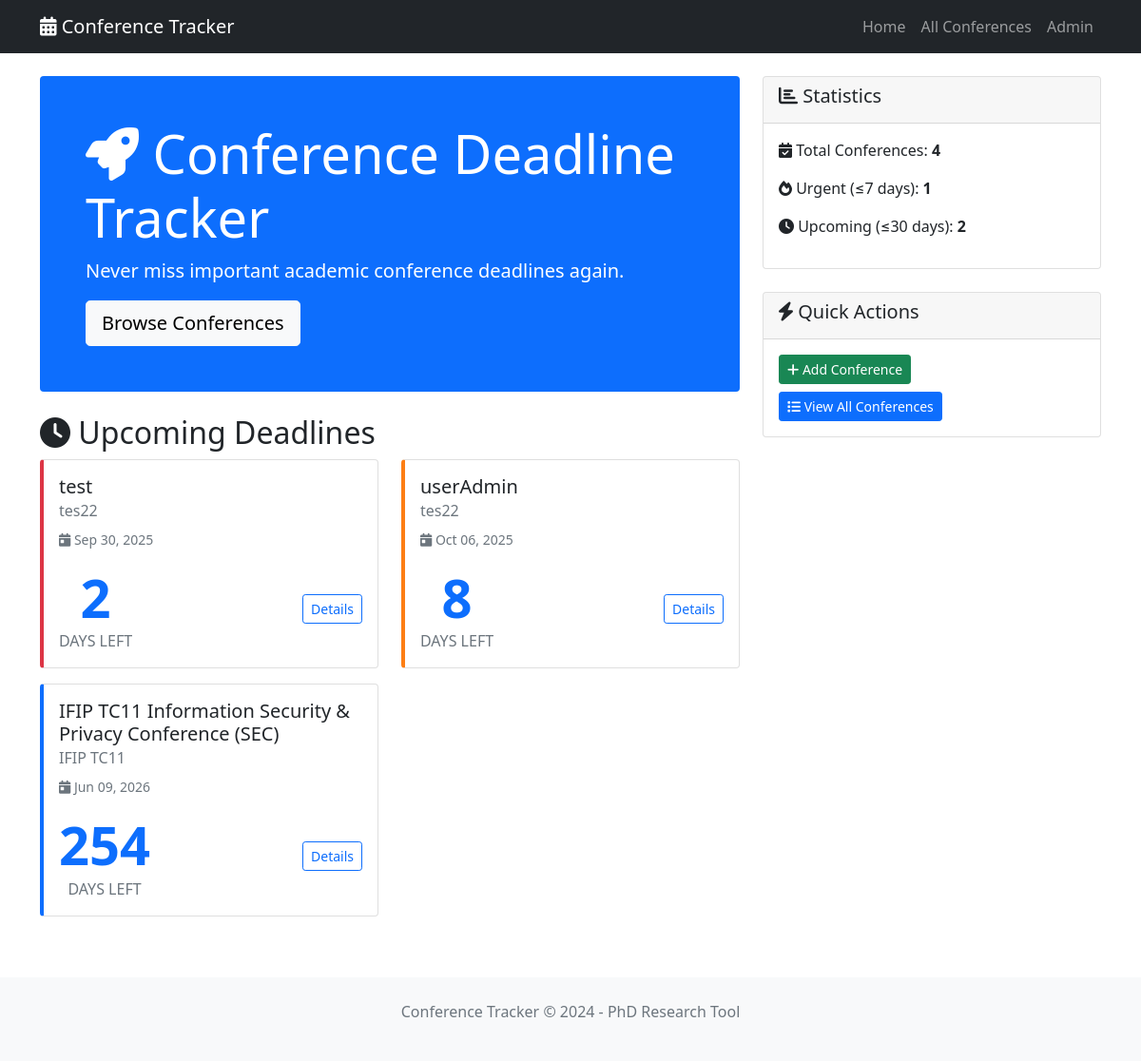
The page / on the database its author committed.
### conferences/models.py (models this page shows, shortened)
class Conference(models.Model):
    name = models.CharField(max_length=200)
    acronym = models.CharField(max_length=50, blank=True)
    website = models.URLField(blank=True)
    submission_deadline = models.DateTimeField()
    call_for_papers = models.FileField(
        upload_to='conference_pdfs/',
        blank=True,
        null=True,
        help_text="Upload PDF call for papers"
    )
    created_at = models.DateTimeField(auto_now_add=True)
    def get_absolute_url(self):
        return reverse('conference_detail', kwargs={'pk': self.pk})
    def days_until_deadline(self):
        delta = self.submission_deadline - timezone.now()
        return delta.days

### conferences/views.py (the view)
# urls.py: path('', views.home, name='home'),
def home(request):
    conferences = Conference.objects.filter(submission_deadline__gte=timezone.now()).order_by('submission_deadline')[:6]
    total = Conference.objects.count()
    urgent = Conference.objects.filter(
        submission_deadline__gte=timezone.now(),
        submission_deadline__lte=timezone.now() + timezone.timedelta(days=7)
    ).count()
    upcoming = Conference.objects.filter(
        submission_deadline__gte=timezone.now(),
        submission_deadline__lte=timezone.now() + timezone.timedelta(days=30)
    ).count()
    context = {
        'conferences': conferences,
        'total_conferences': total,
        'urgent_count': urgent,
        'upcoming_count': upcoming,
    }
    return render(request, 'conferences/home.html', context)

### conferences/templates/conferences/home.html (shortened to what this page needs)
{% extends 'base.html' %}
{% block content %}
<div class="row">
    <div class="col-md-8">
        <div class="jumbotron bg-primary text-white p-5 rounded mb-4">
            <h1 class="display-4"><i class="fas fa-rocket"></i> Conference Deadline Tracker</h1>
            <p class="lead">Never miss important academic conference deadlines again.</p>
            <a href="{% url 'conference_list' %}" class="btn btn-light btn-lg">Browse Conferences</a>
        </div>
        <h2><i class="fas fa-clock"></i> Upcoming Deadlines</h2>
        <div class="row">
            {% for conference in conferences %}
            <div class="col-md-6 mb-3">
                <div class="card conference-card {% if conference.days_until_deadline < 7 %}deadline-urgent{% elif conference.days_until_deadline < 30 %}deadline-soon{% endif %}">
                    <div class="card-body">
                        <h5 class="card-title">{{ conference.name }}</h5>
                        <h6 class="card-subtitle mb-2 text-muted">{{ conference.acronym }}</h6>
                        <p class="card-text">
                            <small class="text-muted">
                                <i class="fas fa-calendar-day"></i>
                                {{ conference.submission_deadline|date:"M d, Y" }}
                            </small>
                        </p>
                        <div class="d-flex justify-content-between align-items-center">
                                <div class="text-center">
                                    <div class="display-4 fw-bold text-primary">
                                        {{ conference.days_until_deadline }}
                                    </div>
                                    <div class="text-muted">DAYS LEFT</div>
                                </div>
                            <a href="{{ conference.get_absolute_url }}" class="btn btn-sm btn-outline-primary">Details</a>
                        </div>
                    </div>
                </div>
            </div>
            {% empty %}
            <div class="col-12">
                <div class="alert alert-info">
                    <i class="fas fa-info-circle"></i> No conferences found. Add some via the admin panel!
                </div>
            </div>
            {% endfor %}
        </div>
    </div>
    <div class="col-md-4">
        <div class="card mb-4">
            <div class="card-header">
                <h5><i class="fas fa-chart-bar"></i> Statistics</h5>
            </div>
            <div class="card-body">
                <p><i class="fas fa-calendar-check"></i> Total Conferences: <strong>{{ total_conferences }}</strong></p>
                <p><i class="fas fa-fire"></i> Urgent (≤7 days): <strong>{{ urgent_count }}</strong></p>
                <p><i class="fas fa-clock"></i> Upcoming (≤30 days): <strong>{{ upcoming_count }}</strong></p>
            </div>
        </div>
        <div class="card">
            <div class="card-header">
                <h5><i class="fas fa-bolt"></i> Quick Actions</h5>
            </div>
            <div class="card-body">
                <a href="/admin/conferences/conference/add/" class="btn btn-success btn-sm mb-2">
                    <i class="fas fa-plus"></i> Add Conference
                </a>
                <br>
                <a href="{% url 'conference_list' %}" class="btn btn-primary btn-sm">
                    <i class="fas fa-list"></i> View All Conferences
                </a>
            </div>
        </div>
    </div>
</div>
{% endblock %}

### conferences/templates/base.html (style rules this page uses)
.conference-card { transition: transform 0.2s; border-left: 4px solid #0d6efd; }
.deadline-urgent { border-left-color: #dc3545 !important; }
.deadline-soon { border-left-color: #fd7e14 !important; }

### rows shown on the page
Conference: name "test", acronym "tes22", submission_deadline "Sep 30, 2025", days_until_deadline "2"
Conference: name "userAdmin", acronym "tes22", submission_deadline "Oct 06, 2025", days_until_deadline "8"
Conference: name "IFIP TC11 Information Security & Privacy Conference (SEC)", acronym "IFIP TC11", submission_deadline "Jun 09, 2026", days_until_deadline "254"

### other values the page prints
{{ total_conferences }} "4"
{{ urgent_count }} "1"
{{ upcoming_count }} "2"
